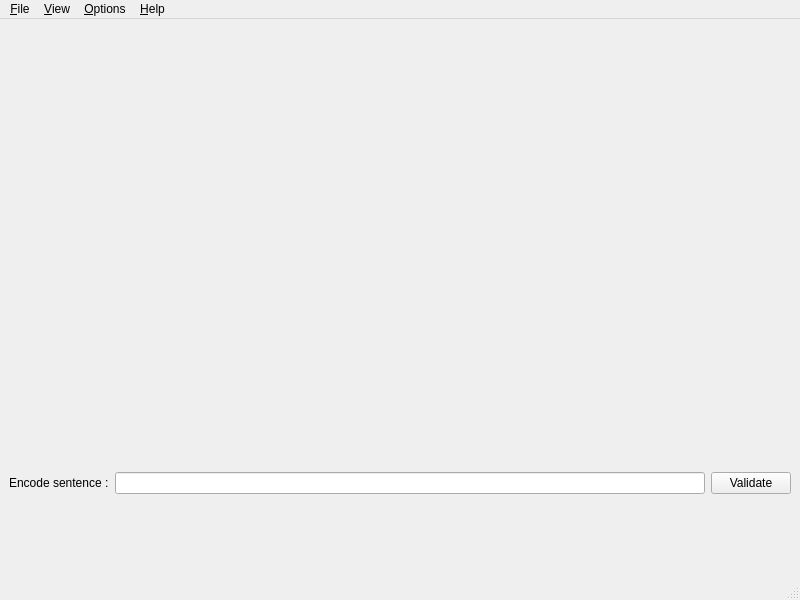
<?xml version="1.0" encoding="UTF-8"?>
<ui version="4.0">
 <class>MainWindow</class>
 <widget class="QMainWindow" name="MainWindow">
  <property name="geometry">
   <rect>
    <x>0</x>
    <y>0</y>
    <width>800</width>
    <height>600</height>
   </rect>
  </property>
  <property name="windowTitle">
   <string>MainWindow</string>
  </property>
  <widget class="QWidget" name="centralwidget">
   <layout class="QVBoxLayout" name="verticalLayout" stretch="3,1">
    <item>
     <layout class="QHBoxLayout" name="horizontalLayout" stretch="0,0">
      <item>
       <widget class="ParachuteView" name="parachuteView" native="true">
        <property name="cursor">
         <cursorShape>SizeAllCursor</cursorShape>
        </property>
       </widget>
      </item>
      <item>
       <widget class="BitsView" name="bitsView" native="true"/>
      </item>
     </layout>
    </item>
    <item>
     <layout class="QVBoxLayout" name="parametersLayout">
      <item>
       <widget class="QLabel" name="errorLabel">
        <property name="font">
         <font>
          <pointsize>14</pointsize>
          <weight>50</weight>
          <italic>true</italic>
          <bold>false</bold>
         </font>
        </property>
        <property name="text">
         <string/>
        </property>
        <property name="alignment">
         <set>Qt::AlignCenter</set>
        </property>
        <property name="wordWrap">
         <bool>true</bool>
        </property>
       </widget>
      </item>
      <item>
       <layout class="QHBoxLayout" name="horizontalLayout_2" stretch="0,0,0">
        <item>
         <widget class="QLabel" name="encodeInfo">
          <property name="text">
           <string>Encode sentence :</string>
          </property>
          <property name="wordWrap">
           <bool>true</bool>
          </property>
         </widget>
        </item>
        <item>
         <widget class="QLineEdit" name="textToEncode">
          <property name="focusPolicy">
           <enum>Qt::StrongFocus</enum>
          </property>
          <property name="clearButtonEnabled">
           <bool>false</bool>
          </property>
         </widget>
        </item>
        <item>
         <widget class="QPushButton" name="validateButton">
          <property name="text">
           <string>Validate</string>
          </property>
         </widget>
        </item>
       </layout>
      </item>
      <item>
       <widget class="SliderSpinBoxWidget" name="sectorsWidget" native="true"/>
      </item>
      <item>
       <widget class="SliderSpinBoxWidget" name="trackWidget" native="true"/>
      </item>
     </layout>
    </item>
   </layout>
  </widget>
  <widget class="QMenuBar" name="menubar">
   <property name="geometry">
    <rect>
     <x>0</x>
     <y>0</y>
     <width>800</width>
     <height>22</height>
    </rect>
   </property>
   <widget class="QMenu" name="menuFiles">
    <property name="title">
     <string>&amp;File</string>
    </property>
    <addaction name="separator"/>
    <addaction name="actionOpen"/>
    <addaction name="actionSave"/>
    <addaction name="actionQuit"/>
   </widget>
   <widget class="QMenu" name="menuView">
    <property name="title">
     <string>&amp;View</string>
    </property>
    <widget class="QMenu" name="menuColors">
     <property name="title">
      <string>&amp;Colors</string>
     </property>
     <addaction name="choose0BitColor"/>
     <addaction name="choose1BitColor"/>
    </widget>
    <addaction name="menuColors"/>
    <addaction name="actionResetDefaultView"/>
   </widget>
   <widget class="QMenu" name="menuOptions">
    <property name="title">
     <string>&amp;Options</string>
    </property>
    <addaction name="changeDefaultCharacter"/>
    <addaction name="addOffset"/>
   </widget>
   <widget class="QMenu" name="helpMenu">
    <property name="title">
     <string>&amp;Help</string>
    </property>
    <addaction name="about"/>
   </widget>
   <addaction name="menuFiles"/>
   <addaction name="menuView"/>
   <addaction name="menuOptions"/>
   <addaction name="helpMenu"/>
  </widget>
  <widget class="QStatusBar" name="statusbar"/>
  <action name="actionOpen">
   <property name="icon">
    <iconset resource="../res/ressources.qrc">
     <normaloff>:/icons/document-open.png</normaloff>:/icons/document-open.png</iconset>
   </property>
   <property name="text">
    <string>&amp;Open...</string>
   </property>
   <property name="shortcut">
    <string>Ctrl+O</string>
   </property>
   <property name="iconVisibleInMenu">
    <bool>true</bool>
   </property>
   <property name="shortcutVisibleInContextMenu">
    <bool>true</bool>
   </property>
  </action>
  <action name="actionSave">
   <property name="icon">
    <iconset resource="../res/ressources.qrc">
     <normaloff>:/icons/document-save.png</normaloff>:/icons/document-save.png</iconset>
   </property>
   <property name="text">
    <string>&amp;Save...</string>
   </property>
   <property name="shortcut">
    <string>Ctrl+S</string>
   </property>
  </action>
  <action name="action1_Bit_color">
   <property name="text">
    <string>1-Bit color...</string>
   </property>
  </action>
  <action name="choose0BitColor">
   <property name="text">
    <string>&amp;0-Bit Color...</string>
   </property>
   <property name="shortcut">
    <string>Ctrl+0</string>
   </property>
   <property name="shortcutVisibleInContextMenu">
    <bool>true</bool>
   </property>
  </action>
  <action name="choose1BitColor">
   <property name="text">
    <string>&amp;1-Bit Color...</string>
   </property>
   <property name="shortcut">
    <string>Ctrl+1</string>
   </property>
   <property name="shortcutVisibleInContextMenu">
    <bool>true</bool>
   </property>
  </action>
  <action name="changeDefaultCharacter">
   <property name="text">
    <string>&amp;Default character...</string>
   </property>
   <property name="shortcut">
    <string>Ctrl+D</string>
   </property>
   <property name="shortcutVisibleInContextMenu">
    <bool>true</bool>
   </property>
  </action>
  <action name="addOffset">
   <property name="checkable">
    <bool>true</bool>
   </property>
   <property name="text">
    <string>&amp;Add 3 bits offset</string>
   </property>
   <property name="shortcut">
    <string>Ctrl+Shift+A</string>
   </property>
   <property name="shortcutVisibleInContextMenu">
    <bool>true</bool>
   </property>
  </action>
  <action name="about">
   <property name="text">
    <string>&amp;About</string>
   </property>
   <property name="shortcut">
    <string>Ctrl+I</string>
   </property>
  </action>
  <action name="actionResetDefaultView">
   <property name="text">
    <string>&amp;Reset default view</string>
   </property>
   <property name="shortcut">
    <string/>
   </property>
  </action>
  <action name="actionQuit">
   <property name="text">
    <string>&amp;Quit</string>
   </property>
   <property name="shortcut">
    <string>Ctrl+Q</string>
   </property>
  </action>
 </widget>
 <customwidgets>
  <customwidget>
   <class>ParachuteView</class>
   <extends>QWidget</extends>
   <header>ParachuteView.h</header>
   <container>1</container>
  </customwidget>
  <customwidget>
   <class>SliderSpinBoxWidget</class>
   <extends>QWidget</extends>
   <header>SliderSpinBoxWidget.h</header>
   <container>1</container>
  </customwidget>
  <customwidget>
   <class>BitsView</class>
   <extends>QWidget</extends>
   <header>BitsView.h</header>
   <container>1</container>
  </customwidget>
 </customwidgets>
 <resources>
  <include location="../res/ressources.qrc"/>
 </resources>
 <connections/>
</ui>
